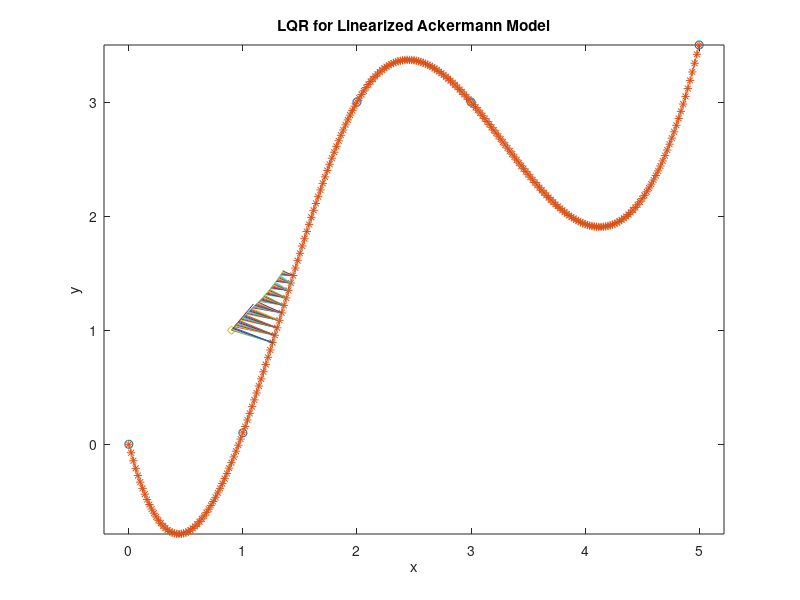
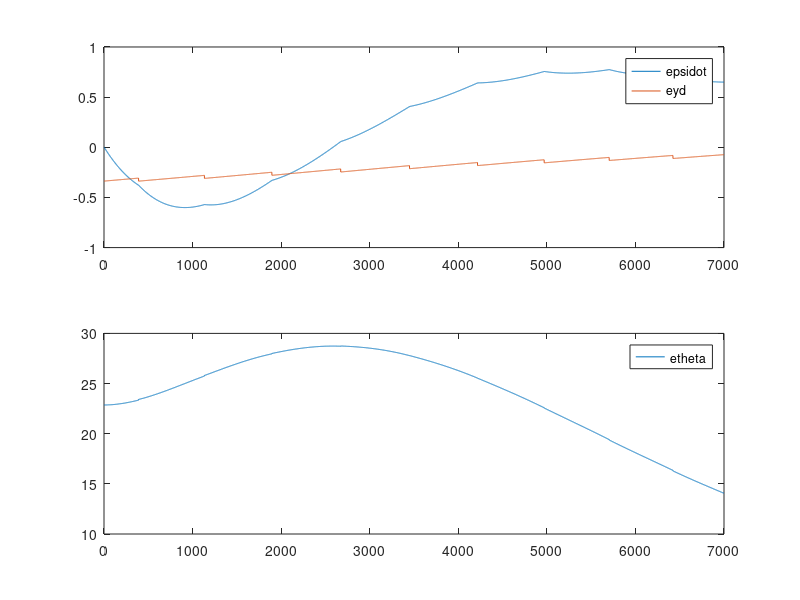
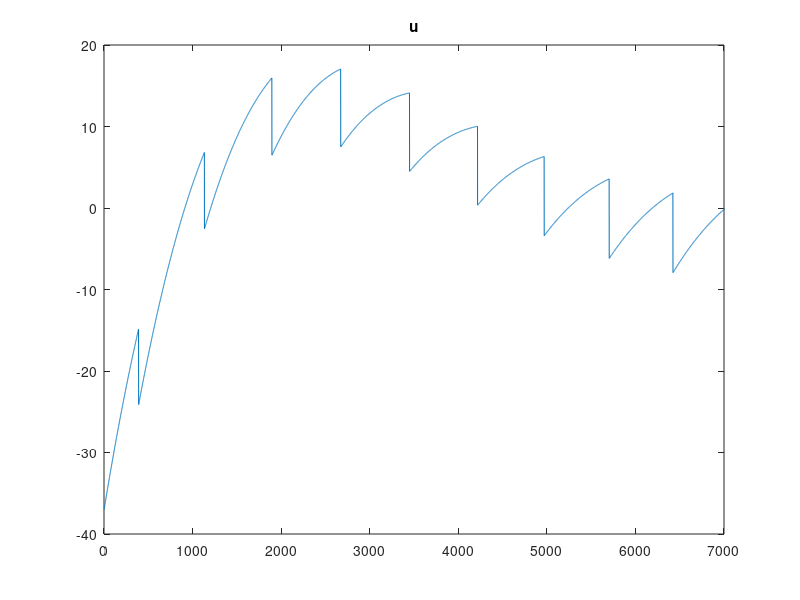

Write MATLAB code to recreate these figures, in order.
%simulation einer beliebigen trajektorie

%definition durch spline:
clear all 
close all


x = [0,1,2,3,5];
y = [0,0.1,3,3,3.5];
pathxx = 0:.02:5;
pathyy = spline(x,y,pathxx);
%pathyy = linspace(1,5,length(pathxx));
plot(x,y,'o',pathxx,pathyy,'-*')
hold on 


x0=[0.9,1.0,50/180*pi];
ori = x0(1:2)+[cos(x0(3)), sin(x0(3))]*0.3; 
plot(x0(1),x0(2), 'd',[x0(1) ori(1)], [x0(2) ori(2)]);

axis equal

title('LQR for Linearized Ackermann Model')
xlabel('x')
ylabel('y')




%disp 'winkel nähester abschnitt'
%xn(3)/pi*180

%plot(xn(1),xn(2), 'd', 'MarkerSize',5,'markerfacecolor','b')



%%%%%%%%%%%%%%%% Regler
%systemmatrix

a22=0.001;

v= 1;

A = [a22/v 0   0;
     -1    0   0;
      0    v   0];

b2 = 22;

B= [b2; 0 ; 0];

%eingangsmatrix

%realer lenkwinkel
delta_l = 30/180*pi;

%simulationsschritte
nsim = 7000;

xposdot = zeros(nsim,1);
yposdot = zeros(nsim,1);
xpos = zeros(nsim,1);
ypos = zeros(nsim,1);

psi = zeros(nsim,1);
psidot = zeros(nsim,1);
psidotdot = zeros(nsim,1);

thetad = zeros(nsim,1);
thetaddot = zeros(nsim,1);

yd = zeros(nsim,1);

x = zeros(3,nsim);
xdot = zeros(3,nsim);


%dt= 0.001;
dt= 0.0001;

Q=[0  0 0;
    0  100 0;
    0 0  900];

R=30;
 
 
[K,S,e] = lqr(A,B,Q,R,zeros(3,1));
K
u = zeros(1,nsim);
xd = zeros(3,nsim);

xpos(1)=x0(1);
ypos(1)=x0(2);
psi(1) = x0(3);

x(2,1)=x0(3);

v=1;


for t = 1:nsim-1

    xposdot(t) = v*cos(psi(t));
    yposdot(t) = v*sin(psi(t));

    xpos(t+1)= xpos(t)+ xposdot(t)*dt;
    ypos(t+1)= ypos(t)+ yposdot(t)*dt;

    %u=delta_l;  %% konstanter lenkwinkel
    %geregelter lenkwinkel:

    %berechne nähesten punkt:

    l= zeros(1,length(pathxx));

    for i=1:length(pathxx)
        l(i)= sqrt( (pathxx(i)-xpos(t))^2 + (pathyy(i)-ypos(t))^2);
    end

    [~, min_index] = min(l);
    xn(1:2) = [pathxx(min_index),pathyy(min_index)];
    xnn(1:2) = [pathxx(min_index+1),pathyy(min_index+1)];
    xn(3) = atan2(xnn(2)-xn(2),xnn(1)-xn(1));
     
    lotf = [cos(xn(3)+90), sin(xn(3)+90)];
    verb_vek = xn(1:2)- [xpos(t),ypos(t)];  %verbinungsvektor
    lateral_d = lotf*verb_vek';
    
    if t==1
        xd(:,t) = [psidot(t),xn(3) - psi(t),lateral_d];
    else
        xd(:,t) = [psidot(t-1),xn(3) - psi(t),lateral_d];
    end
    
    if mod(t-1,100)==0
        plot([xpos(t),xn(1)],[ypos(t),xn(2)]);
    end
    
    
    e(:,t) = xd(:,t);
    u(t) = -K*e(:,t);

    xdot(:,t) = A*x(:,t) + B*u(t);
    %xdot(:,t) = A*x(:,t) + B*u;
    x(:,t+1) = x(:,t) + xdot(:,t) * dt;

    psidotdot(t) = xdot(1,t);
    psidot(t) = x(1,t);
    thetad(t) = x(2,t);
    yd(t) = x(3,t);

    psi(t+1) = psi(t) + psidot(t)*dt;
     
end

 
plot(xpos,ypos)



figure
subplot(2,1,1)
plot(1:nsim-1,e(1,:),1:nsim-1,e(3,:))
legend('epsidot','eyd')

subplot(2,1,2)
plot(1:nsim-1,e(2,:)*180/pi)
legend('etheta')



figure
plot(u/pi*180)
title u


    
